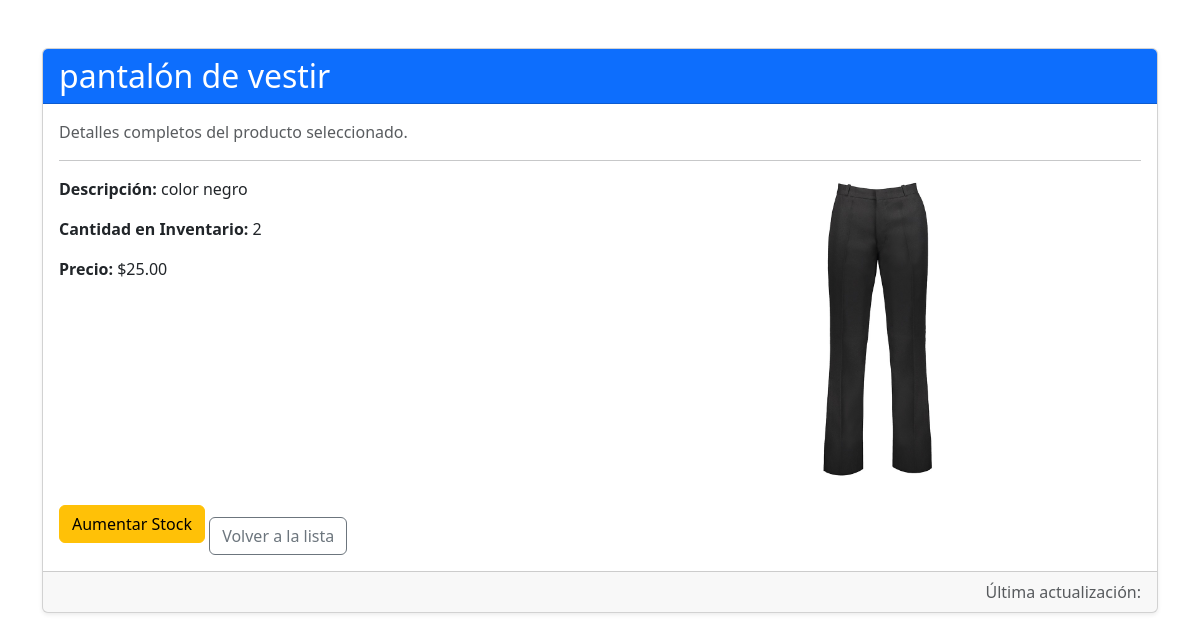
Screenshot of /producto/3/ with the database file from the repository.
### inventario/models.py (models this page shows, shortened)
class Producto(models.Model):
    nombre = models.CharField(max_length=100)
    descripcion = models.TextField(blank=True, null=True)
    cantidad = models.PositiveIntegerField(default=0)
    precio = models.DecimalField(max_digits=10, decimal_places=2)
    fecha_agregado = models.DateTimeField(auto_now_add=True)
    cantidad_minima = models.IntegerField(default=5)  # Cantidad mínima de inventario
    imagen = models.ImageField(upload_to='productos/', blank=True, null=True)

### inventario/views.py (the view)
# urls.py: path('producto/<int:pk>/', views.detalle_producto, name='detalle_producto'),
def detalle_producto(request, pk):
    producto = get_object_or_404(Producto, pk=pk)
    return render(request, 'inventario/detalle_producto.html', {'producto': producto})

### inventario/templates/inventario/detalle_producto.html (shortened to what this page needs)
<!DOCTYPE html>
<html lang="es">
<head>
    <link rel="stylesheet" href="https://cdn.jsdelivr.net/npm/bootstrap@5.3.0/dist/css/bootstrap.min.css">
</head>
<body>
<div class="container my-5">
    <div class="card shadow-sm">
        <div class="card-header bg-primary text-white">
            <h2 class="mb-0">{{ producto.nombre }}</h2>
        </div>
        <div class="card-body">
            <p class="text-muted">Detalles completos del producto seleccionado.</p>
            <hr>
            <div class="row mb-3">
                <div class="col-12 col-md-6">
                    <p><strong>Descripción:</strong> {{ producto.descripcion }}</p>
                    <p><strong>Cantidad en Inventario:</strong> {{ producto.cantidad }}</p>
                    <p><strong>Precio:</strong> ${{ producto.precio }}</p>
                </div>
                <div class="col-12 col-md-6 text-center">
                    {% if producto.imagen %}
                        <img src="{{ producto.imagen.url }}" alt="Imagen del producto" class="img-fluid rounded" style="max-height: 300px;">
                    {% else %}
                        <p>No hay imagen disponible para este producto.</p>
                    {% endif %}
                </div>
            </div>
            <a href="{% url 'aumentar_stock' producto.id %}" class="btn btn-warning">Aumentar Stock</a>
            <a href="{% url 'lista_productos' %}" class="btn btn-outline-secondary mt-4">
                 Volver a la lista
            </a>
        </div>
        <div class="card-footer text-muted text-end">
            Última actualización: {{ producto.fecha_actualizacion }}
        </div>
    </div>
</div>
</body>
</html>

### rows the page displays
Producto: nombre "pantalón de vestir", descripcion "color negro", cantidad "2", precio "25.00", imagen (picture)
